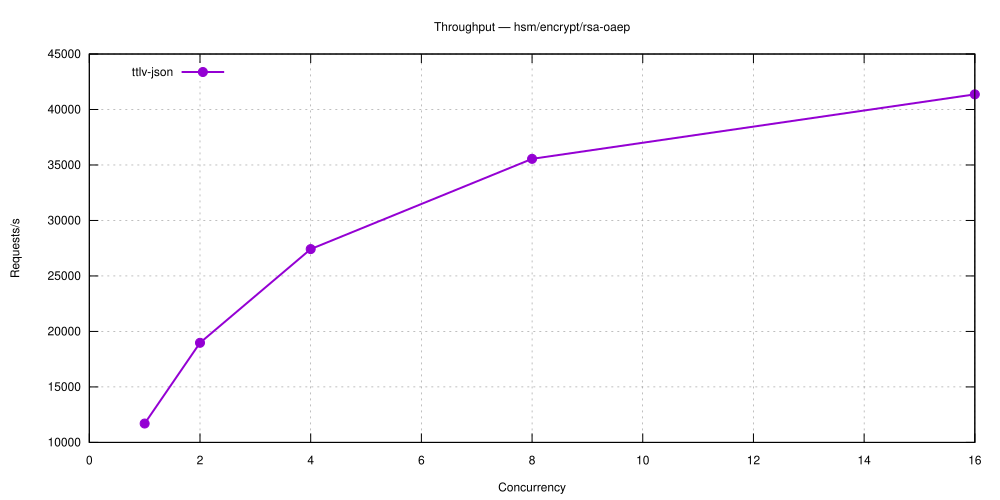

Reproduce this figure in gnuplot.
set terminal svg size 1000,500 enhanced font 'Helvetica,12'
set output 'hsm_encrypt_rsa-oaep.svg'
set title 'Throughput — hsm/encrypt/rsa-oaep'
set grid
set xlabel 'Concurrency'
set ylabel 'Requests/s'
set key top left
plot 'hsm_encrypt_rsa-oaep-5.27.1-ttlv-json.dat' using 1:2 with linespoints lw 2 pt 7 title 'ttlv-json'
